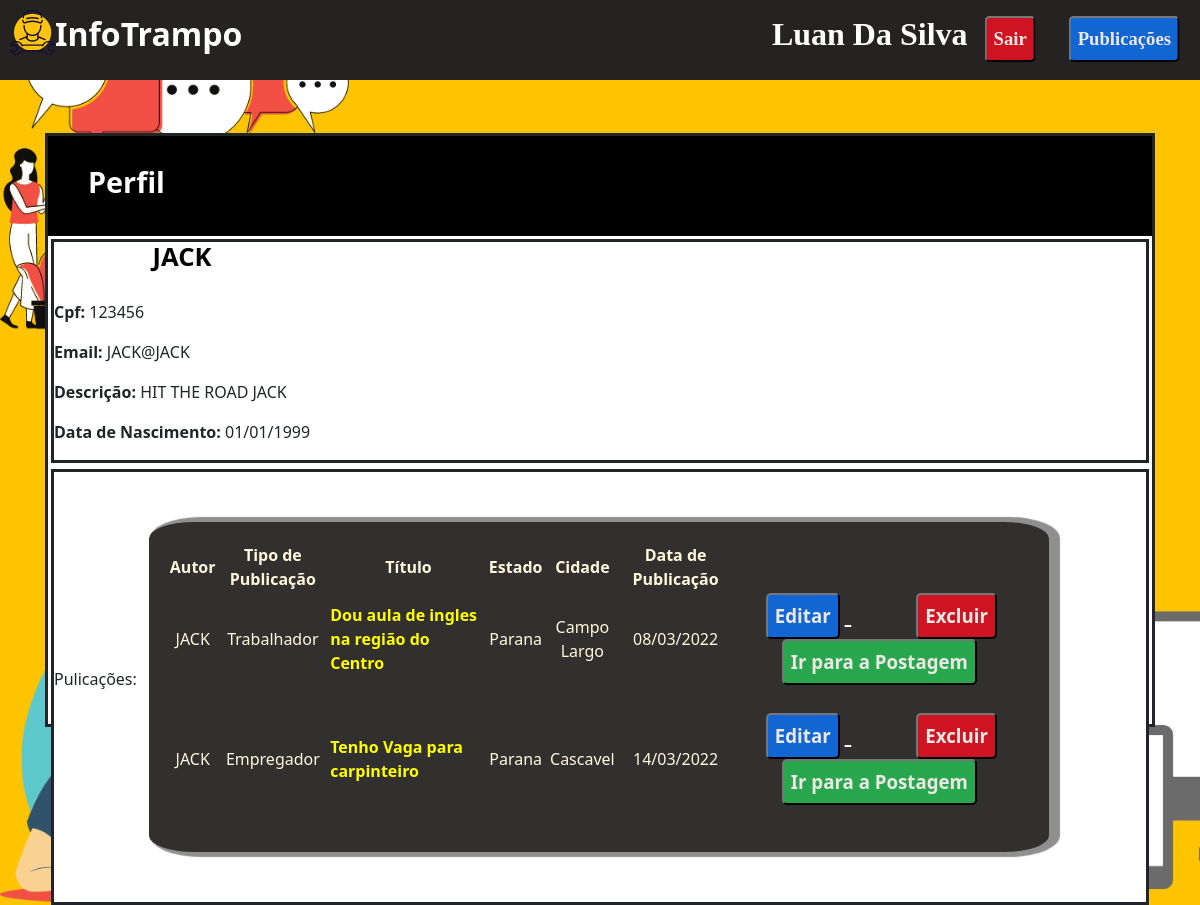
Screenshot of /INFOTRAMPO/perfil.php?id=27 (signed in) with the database file from the repository.
### tables this page shows
CREATE TABLE `tb_users` (
  `id` int NOT NULL AUTO_INCREMENT,
  `tipo_user` enum('cliente','administrador') DEFAULT 'cliente',
  `nome` varchar(140) DEFAULT NULL,
  `cpf` varchar(45) DEFAULT NULL,
  `senha` varchar(155) DEFAULT NULL,
  `email` varchar(45) DEFAULT NULL,
  `descricao` longtext,
  `data_nascimento` date DEFAULT NULL,
  PRIMARY KEY (`id`),
  UNIQUE KEY `cpf_UNIQUE` (`cpf`),
  UNIQUE KEY `email_UNIQUE` (`email`)
);

CREATE TABLE `tb_publicacao` (
  `id_publicacao` int NOT NULL AUTO_INCREMENT,
  `tipo_publicacao` enum('Trabalhador','Empregador') NOT NULL,
  `titulo` varchar(255) NOT NULL,
  `descricao` varchar(255) NOT NULL,
  `estado` varchar(255) NOT NULL,
  `cidade` varchar(255) NOT NULL,
  `data_publicacao` datetime DEFAULT CURRENT_TIMESTAMP,
  `id_autor` int DEFAULT NULL,
  PRIMARY KEY (`id_publicacao`),
  KEY `fk_user` (`id_autor`),
  CONSTRAINT `fk_user` FOREIGN KEY (`id_autor`) REFERENCES `tb_users` (`id`)
);

### INFOTRAMPO/app/db/dataBase.php (called while the page is built, shortened)
<?php
class dataBase{
        private $connection;
        private function setConnection(){
            try {
               $this->connection = new PDO('mysql:host='.self::HOST.';dbname='.self::NAME,self::USER,self::PASS);
               $this->connection->setAttribute(PDO::ATTR_ERRMODE,PDO::ERRMODE_EXCEPTION);
            } catch (PDOException $e) {
                die('ERROR: '.$e->getMessage());
            }
        }
        public function execute ($query,$params=[]) {
            try {
                $statemente = $this->connection->prepare($query);
                $statemente->execute($params);
                return $statemente;
            } catch (PDOException $e) {
                 die('ERROR: '.$e->getMessage());
             }
        }
        public function selectOne($id){
            $query = 'SELECT * FROM tb_users WHERE '.$id;
            return $this->execute($query);
        }
    public function selectPublicacaoUser($id_autor){
        $query = 'SELECT * FROM tb_publicacao WHERE ' . $id_autor;
        return $this->execute($query);
    }
    }

### INFOTRAMPO/app/Entity/Usuario.php (called while the page is built, shortened)
<?php
class Usuario
{
    public static function getUser($id){
        return (new dataBase('tb_users'))->selectOne('id = '.$id)
                                        ->fetchObject(self::class);
    }
}

### INFOTRAMPO/app/Entity/Publicacao.php (called while the page is built, shortened)
<?php
class Publicacao
{
    public static function getPublicacaoUser($id_user)
    {
        return (new dataBase('tb_publicacao'))->selectPublicacaoUser('id_autor = ' . $id_user)
        ->fetchAll(PDO::FETCH_CLASS, self::class);
    }
}

### INFOTRAMPO/perfil.php (the view, shortened to what this page needs)
<?php
if (isset($_GET['id'])) {
    $userPerfil = Usuario::getUser($_GET['id']);
}
$resultado = '';
$publicacoes = Publicacao::getPublicacaoUser($userPerfil->id);
foreach ($publicacoes as $publicacao) {
    $userA   = Usuario::getUser($publicacao->id_autor);
    $nomeAutor = $userA->nome;
        $resultado .= '<tr>
                    <td>' . $nomeAutor . '</td>
                    <td>' . ($publicacao->tipo_publicacao == 'Empregador' ? 'Empregador' : 'Trabalhador') . '</td>
                    <td class="titulo">' . $publicacao->titulo . '</td>
                    <td>' . $publicacao->estado . '</td>
                    <td>' . $publicacao->cidade . '</td>
                    <td>' . date('d/m/Y', strtotime($publicacao->data_publicacao)) . '</td>
                    <td>
                        <a href="editarPublicacao.php?id=' . $publicacao->id_publicacao . '">
                            <button type="button" class="btn-azul">Editar</button>
                        </a>
                        <a href="excluirPublicacao.php?id=' . $publicacao->id_publicacao . '">
                            <button type="button" class="btn-vermelho">Excluir</button>
                        </a>
                        <a href="verPublicacao.php?id=' . $publicacao->id_publicacao . '">
                            <button type="button" class="btn-verde">Ir para a Postagem</button>
                        </a>
                    </td>
                </tr>
                <tr><td>&nbsp</td><td>&nbsp</td><td>&nbsp</td><td>&nbsp</td><td>&nbsp</td><td>&nbsp</td><td>&nbsp</td></tr>
                ';
}
include __DIR__ . '/includes/header.php';
include __DIR__ . '/includes/perfilView.php';

### INFOTRAMPO/includes/perfilView.php (shortened to what this page needs)
<body background="img/4.png">
    <section class="box">
        <div class="container">
            <div class="containerP">
                <div class="telaP">
                    <h2>Perfil</h2>
                </div>
                <div class="containerP">
                    <form action="#" method="POST">
                        <div>
                            <h1 class="name"><?= $userPerfil->nome ?></h1>
                        </div>
                        <div>
                            <p class="cpf"> <strong> Cpf: </strong> <?= $userPerfil->cpf ?> </p>
                        </div>
                        <div>
                            <p class="email"> <strong> Email: </strong> <?= $userPerfil->email ?></p>
                        </div>
                        <div>
                            <p class="descricao"> <strong> Descrição: </strong> <?= $userPerfil->descricao ?></p>
                        </div>
                        <div>
                            <p class="dataNascimento"> <strong> Data de Nascimento: </strong> <?= date('d/m/Y', strtotime($userPerfil->data_nascimento)) ?> </p>
                        </div>
                    </form>
                </div>
                <div class="containerP">
                    <p> Pulicações:
                    <div class="text-light">
                        <div class="container">
                            <div class="cardList">
                                <table>
                                    <thead>
                                        <th>Autor</th>
                                        <th>Tipo de Publicação</th>
                                        <th>Título</th>
                                        <th>Estado</th>
                                        <th>Cidade</th>
                                        <th>Data de Publicação</th>
                                        <th><?= $button ?></th>
                                    </thead>
                                    <tbody>
                                        <?= $resultado ?>
                                    </tbody>
                                </table>
                            </div>
                        </div>
                    </div>
                </div>
            </div>
        </div>
    </section>
</body>
</html>

### INFOTRAMPO/includes/css/styles.css (style rules this page uses)
body, h1, h2, h3, p, ul, li, a { margin: 0px; padding: 0px; }
body { font-family: 'Poppins Semi Bold', sans-serif ; }
a { text-decoration: none; }
* { box-sizing: border-box; }
body { background-repeat: no-repeat; background-size: cover; background-attachment: fixed; background-color: yellow; }
.btn-verde { background-color: rgb(40, 167, 78); border-color: #222222; color: rgb(236, 233, 229); font-weight: bold; font-size: 14pt; border-radius: 5px; cursor: pointer; outline: none; margin-right: 5px; margin-left: 5px; text-align: center; }
.btn-vermelho { background-color: rgb(206, 20, 35); border-color: #222222; color: rgb(236, 233, 229); font-weight: bold; font-size: 14pt; border-radius: 5px; cursor: pointer; outline: none; margin-right: 5px; margin-left: 5px; }
.btn-azul { background-color: rgb(18, 102, 212); border-color: #222222; color: rgb(236, 233, 229); font-weight: bold; font-size: 14pt; border-radius: 5px; cursor: pointer; outline: none; margin-right: 5px; margin-left: 5px; }
.container { display: flex; justify-content: center; width: 100%; margin-top: 50px; margin-bottom: 50px; }
.containerP { display: flex; width: 100%; height: auto; border-style: solid; margin: 3px; flex-wrap: wrap; background-color: white; align-items: center; }
.telaP { width: 100%; height: 100px; background-color: black; display: flex; align-items: center; }
.telaP h2 { margin-left: 40px; font-size: 1.8rem; font-weight: bold; color: #fff; }
.cardList { background-color:rgb(49, 48, 46); padding: 20px; border-radius: 5%; box-shadow: 6px 0px 1px 5px #00000070; width: 900px; text-align: center; color:cornsilk; }
.titulo { font-weight: bold; color: yellow; text-align:left; }
h1 { text-align: center; margin-bottom: 20px; color: #222222; }
button { background-color: transparent; border-color: #222222; color: black; padding: 7px; font-weight: bold; font-size: 12pt; margin-top: 20px; border-radius: 5px; cursor: pointer; outline: none; }
.box { width: 100%; height: 700px; display: flex; flex-direction: row; justify-content: center; }
.box a { font-size: 1.6rem; font-weight: bold; color: white; margin: 30px; }
.name { width: 100%; height: 50px; display: flex; flex-direction: row; justify-content: center; }
.name { font-size: 1.6rem; font-weight: bold; color: black; }

### rows the page displays
tb_users: nome "JACK", cpf "123456", email "JACK@JACK", descricao "HIT THE ROAD JACK", data_nascimento "01/01/1999"
tb_publicacao: id_autor.nome "JACK", tipo_publicacao "Trabalhador", titulo "Dou aula de ingles na região do Centro", estado "Parana", cidade "Campo Largo", data_publicacao "08/03/2022"
tb_publicacao: id_autor.nome "JACK", tipo_publicacao "Empregador", titulo "Tenho Vaga para carpinteiro", estado "Parana", cidade "Cascavel", data_publicacao "14/03/2022"

### other values shown
$userLog['nome'] "Luan Da Silva"
